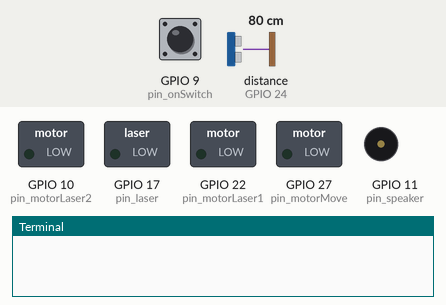
This program was run on a simulated Raspberry Pi (BCM pin numbers). On the bench: switched loads named in the program (green lamp = pin HIGH), buzzer (waves = sounding, pin HIGH), the last lines printed to the terminal. Inputs (shaded band) come from the test bench; at power-on: GPIO 9 (pin_onSwitch) LOW, distance to the obstacle (sensor on GPIO 24) 80 cm. The clock reads 2024-03-15 10:24:30 at power-on unless the program sets it; pins used as bus, display or sensor lines are not drawn.

Above: at 1.2 s.
1.3 s: GPIO 9 (pin_onSwitch) pulled HIGH for 3.2 s
At 2.3 s:
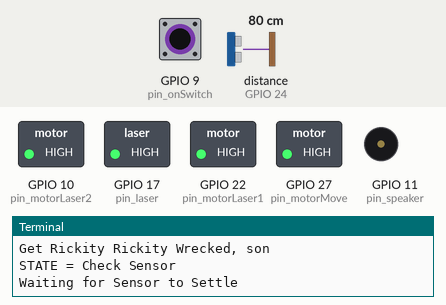
6.0 s: GPIO 9 (pin_onSwitch) pulled HIGH for 3.2 s
At 8.7 s:
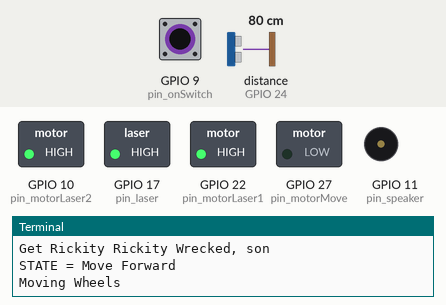
Timing chart, 0 to 12.6 s (numbered marks = the images above; inputs shaded):
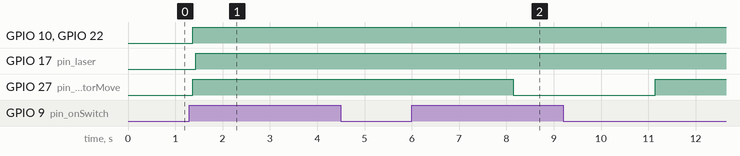

The program:

robotController.py
```python
# Rayu and Lexis cat toy control script
import RPi.GPIO as GPIO # Pin input library
import time             # Timing library
import pygame as pg     # Audio library
import sys

# Setup Audio
#-----------------
# sudo apt-get update
# sudo apt-get upgrade
#-----------------
pg.init()
pg.mixer.init()

# Laser Motor Move Time
motor_time 		= 0.3

# Setup Pins -> sensor, laser, moving motors, laser rotate motor
GPIO.setmode(GPIO.BCM)
pin_sensorIn    = 24
pin_sensorOut   = 23
pin_laser       = 17
pin_motorMove   = 27
pin_motorLaser1 = 22
pin_motorLaser2 = 10	# HOOK up pin 10 to second relay
pin_onSwitch 	= 9	# HOOK up pin 9 to start button
pin_speaker     = 11

# State Machine Variables
state_time      = -1    # Counter
state           = -1    # Current state
wait_time       = 3     # Wait time for toy
state_start     = 1     # First frame of state\
motor_dir 	= 1	# Starting Direction

# Designate Pin Assignments
GPIO.setup(pin_onSwitch, GPIO.IN)
GPIO.setup(pin_sensorIn, GPIO.IN)
GPIO.setup(pin_sensorOut, GPIO.OUT)
GPIO.setup(pin_laser, GPIO.OUT)
GPIO.setup(pin_motorMove, GPIO.OUT)
GPIO.setup(pin_motorLaser1, GPIO.OUT)
GPIO.setup(pin_motorLaser2, GPIO.OUT)
GPIO.setup(pin_speaker, GPIO.OUT)


#----------------------- Setup state-machine ------------------- #
# spinLaser(dir)
# dir -1 = reverse
# dir  1 = forward
# dir  0 = stop
def playSound(freq, playTime):
    global pin_speaker
    period = 1/freq
    loops = playTime
    while loops > 0:
        #print(loops)
        loops = loops - period
        GPIO.output(pin_speaker, GPIO.HIGH)
        time.sleep(period*0.5)
        GPIO.output(pin_speaker, GPIO.LOW)
        time.sleep(period*0.5)

def spinLaser(dir):
    # Get global variables
    global pin_motorLaser1
    global pin_motorLaser2
    # Set together
    if dir == -1:
        GPIO.output(pin_motorLaser1, GPIO.LOW)
        GPIO.output(pin_motorLaser2, GPIO.HIGH)
    if dir == 1:
        GPIO.output(pin_motorLaser1, GPIO.HIGH)
        GPIO.output(pin_motorLaser2, GPIO.LOW)
    if dir == 0:
        GPIO.output(pin_motorLaser1, GPIO.LOW)
        GPIO.output(pin_motorLaser2, GPIO.LOW)

# Get current time
def getTime():
    return round(time.time(),2)
# check the time
def timeCheck():
    global state_time
    change = getTime() - state_time
    return change
# Switch to a new state
def switch_state(new_state):
    # Grab global variables
    global state
    global state_time
    global state_start
    # Set variables
    state = new_state
    state_time = getTime()
    state_start = 1
# Run State -- starting with default state
def update_state(default):
    # Grab global variables
    global state_time
    global state
    global state_start
    # Set variables
    state_time = state_time + 1
    if(state == -1):
        state = default
    state()
    state_start = 0
#-----------------------  State Machine Methods ------------------ #
# Set all pins to LOW
def Startup():
    print("STATE = Setup")
    # Grab global variables
    global pin_laser
    global pin_motorMove
    global pin_motorLaser1
    global pin_sensorOut
    # Set Pins
    GPIO.output(pin_laser, GPIO.LOW)
    GPIO.output(pin_motorMove, GPIO.HIGH) # N.C. switch
    GPIO.output(pin_motorLaser1, GPIO.HIGH) # N.C. switch
    GPIO.output(pin_sensorOut, GPIO.LOW)
    GPIO.output(pin_motorLaser2, GPIO.HIGH)
    switch_state(TurnOnLaser)

# Laster Startup
def TurnOnLaser():
    print("STATE = Turn on Laser")
    # Grab global variables
    global pin_laser
    # Set variables
    GPIO.output(pin_laser, GPIO.HIGH)
    switch_state(CheckSensor)

# Check laser for blockage
def CheckSensor():
    print("STATE = Check Sensor")
    # Grab global variables
    global pin_sensorIn
    global wait_time
    # Check Sensor
    distance = SenseDistance()
    # If sensor is blocked, move laser
    if distance < 15:
        print("Rotate Laser")
        switch_state(RotateLaser)
    # If sensor not blocked for 3 seconds, move toy
    if timeCheck() > wait_time:
        print("Move Toy")
        switch_state(MoveForward)

# Rotate the laser for a short time
def RotateLaser():
    print("STATE = Rotate Laser")
    # global variables
    global motor_dir
    global motor_time
    # Turn laser in motor direction
    spinLaser(motor_dir)
    print(motor_dir)
    # Wait short period of time
    time.sleep(motor_time)
    # Stop spinning Laser
    spinLaser(0)
    # Reverse Direction
    if motor_dir == 1:
        motor_dir = -1
    else:
        motor_dir = 1
    # Change State
    switch_state(CheckSensor)

# Move the Toy Forward
def MoveForward():
    print("STATE = Move Forward")
    # Grab global variables
    global pin_motorMove
    GPIO.output(pin_motorMove, GPIO.LOW)
    print("Moving Wheels")
    time.sleep(3)
    GPIO.output(pin_motorMove, GPIO.HIGH)
    print("Stopped Wheels")
    switch_state(CheckSensor)
#------------------------- Sensor Distance Calculator -------------#
def SenseDistance():
    # Set pin to low
    GPIO.output(pin_sensorOut, False)
    print("Waiting for Sensor to Settle")
    time.sleep(2)
    #Creating Trigger Pulse
    GPIO.output(pin_sensorOut, True)
    time.sleep(0.00001)
    GPIO.output(pin_sensorOut, False)
    while GPIO.input(pin_sensorIn) == 0:
        pulse_start = time.time()
    while GPIO.input(pin_sensorIn) == 1:
        pulse_end = time.time()
    pulse_duration = pulse_end - pulse_start
    distance = round(pulse_duration*17150, 2)
    print(distance)
    return distance

def SetMotor(ids):
    GPIO.output(pin_motorMove, GPIO.HIGH)
    time.sleep(0.5)
    GPIO.output(pin_motorMove, GPIO.LOW)

def play_music(music_file):
    '''
    stream music with mixer.music module in blocking manner
    this will stream the sound from disk while playing
    '''
    clock = pg.time.Clock()
    try:
        pg.mixer.music.load(music_file)
        print("Music file {} loaded!".format(music_file))
    except pygame.error:
        print("File {} not found! {}".format(music_file, pg.get_error()))
        return

    pg.mixer.music.play()

    # If you want to fade in the audio...
    # for x in range(0,100):
    # pg.mixer.music.set_volume(float(x)/100.0)
    # time.sleep(.0075)
    # # check if playback has finished
    while pg.mixer.music.get_busy():
        clock.tick(30)

while  1:
    if GPIO.input(pin_onSwitch):
        print("Get Rickity Rickity Wrecked, son")
        # Play Chirp
        for x in range(15):
            playSound(1000*(x+1),0.004)
        # Run State Machine
        update_state(Startup)


GPIO.cleanup()
```

Measured:
- after the input at 1.3 s, GPIO 10 (pin_motorLaser2), GPIO 22 (pin_motorLaser1), GPIO 27 (pin_motorMove): LOW → HIGH after 0.07 s; GPIO 17 (pin_laser): LOW → HIGH after 0.14 s
- after the input at 6.0 s, GPIO 27 (pin_motorMove): HIGH → LOW after 2.1 s, → HIGH 3.0 s later
